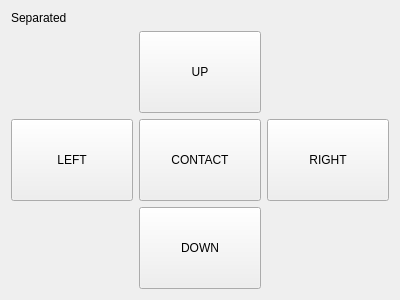
<?xml version="1.0" encoding="UTF-8"?>
<ui version="4.0">
 <class>ECS02UI</class>
 <widget class="QWidget" name="ECS02UI">
  <property name="geometry">
   <rect>
    <x>0</x>
    <y>0</y>
    <width>400</width>
    <height>300</height>
   </rect>
  </property>
  <property name="windowTitle">
   <string>Form</string>
  </property>
  <layout class="QVBoxLayout" name="verticalLayout">
   <item>
    <widget class="QLabel" name="chuckStateLabel">
     <property name="sizePolicy">
      <sizepolicy hsizetype="Preferred" vsizetype="Fixed">
       <horstretch>0</horstretch>
       <verstretch>0</verstretch>
      </sizepolicy>
     </property>
     <property name="text">
      <string>Separated</string>
     </property>
    </widget>
   </item>
   <item>
    <layout class="QGridLayout" name="gridLayout">
     <item row="0" column="1">
      <widget class="QPushButton" name="moveChuckUpButton">
       <property name="sizePolicy">
        <sizepolicy hsizetype="Preferred" vsizetype="Preferred">
         <horstretch>0</horstretch>
         <verstretch>0</verstretch>
        </sizepolicy>
       </property>
       <property name="text">
        <string>UP</string>
       </property>
      </widget>
     </item>
     <item row="1" column="1">
      <widget class="QPushButton" name="separateButton">
       <property name="sizePolicy">
        <sizepolicy hsizetype="Preferred" vsizetype="Preferred">
         <horstretch>0</horstretch>
         <verstretch>0</verstretch>
        </sizepolicy>
       </property>
       <property name="text">
        <string>CONTACT</string>
       </property>
      </widget>
     </item>
     <item row="1" column="0">
      <widget class="QPushButton" name="moveChuckLeftButton">
       <property name="sizePolicy">
        <sizepolicy hsizetype="Preferred" vsizetype="Preferred">
         <horstretch>0</horstretch>
         <verstretch>0</verstretch>
        </sizepolicy>
       </property>
       <property name="text">
        <string>LEFT</string>
       </property>
      </widget>
     </item>
     <item row="1" column="2">
      <widget class="QPushButton" name="moveChuckRightButton">
       <property name="sizePolicy">
        <sizepolicy hsizetype="Preferred" vsizetype="Preferred">
         <horstretch>0</horstretch>
         <verstretch>0</verstretch>
        </sizepolicy>
       </property>
       <property name="text">
        <string>RIGHT</string>
       </property>
      </widget>
     </item>
     <item row="2" column="1">
      <widget class="QPushButton" name="moveChuckDownButton">
       <property name="sizePolicy">
        <sizepolicy hsizetype="Preferred" vsizetype="Preferred">
         <horstretch>0</horstretch>
         <verstretch>0</verstretch>
        </sizepolicy>
       </property>
       <property name="text">
        <string>DOWN</string>
       </property>
      </widget>
     </item>
    </layout>
   </item>
  </layout>
 </widget>
 <resources/>
 <connections/>
</ui>
